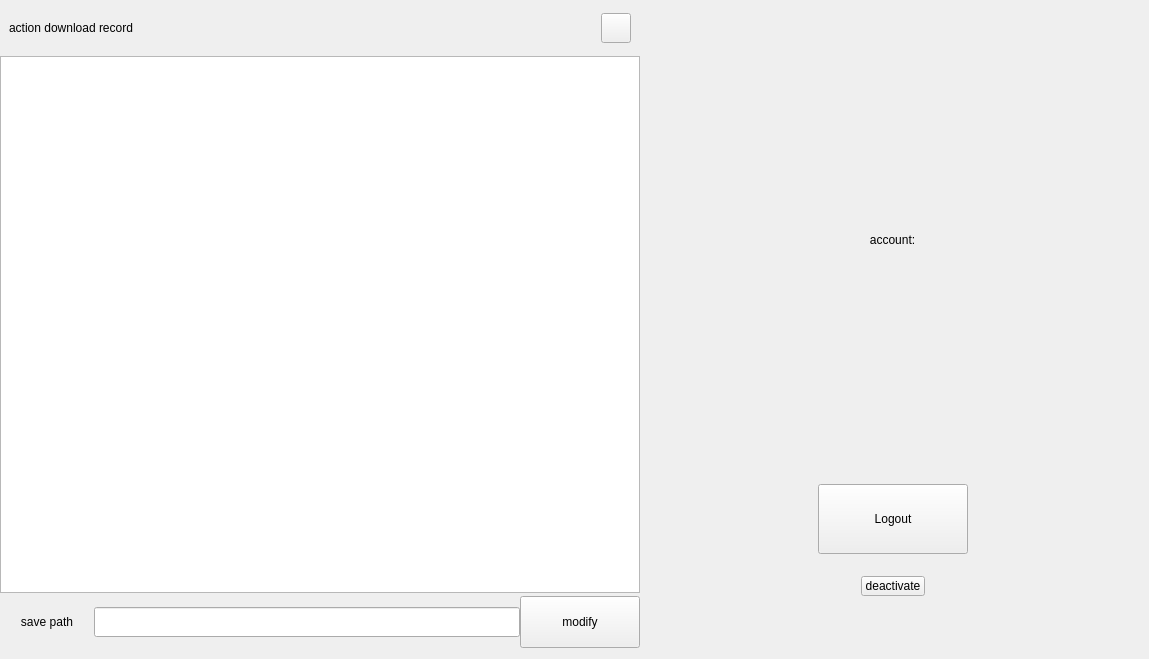
     <widget class="QWidget" name="loginSuccPage">
      <widget class="QWidget" name="downloadRecordContainer" native="true">
       <property name="geometry">
        <rect>
         <x>0</x>
         <y>0</y>
         <width>640</width>
         <height>650</height>
        </rect>
       </property>
       <property name="sizePolicy">
        <sizepolicy hsizetype="Fixed" vsizetype="Fixed">
         <horstretch>0</horstretch>
         <verstretch>0</verstretch>
        </sizepolicy>
       </property>
       <property name="minimumSize">
        <size>
         <width>640</width>
         <height>650</height>
        </size>
       </property>
       <property name="maximumSize">
        <size>
         <width>640</width>
         <height>650</height>
        </size>
       </property>
       <layout class="QVBoxLayout" name="downloadRecordContainerLayout">
        <property name="spacing">
         <number>0</number>
        </property>
        <property name="leftMargin">
         <number>0</number>
        </property>
        <property name="topMargin">
         <number>0</number>
        </property>
        <property name="rightMargin">
         <number>0</number>
        </property>
        <property name="bottomMargin">
         <number>0</number>
        </property>
        <item>
         <widget class="QWidget" name="downloadRecordTitle" native="true">
          <property name="sizePolicy">
           <sizepolicy hsizetype="Fixed" vsizetype="Fixed">
            <horstretch>0</horstretch>
            <verstretch>0</verstretch>
           </sizepolicy>
          </property>
          <property name="minimumSize">
           <size>
            <width>640</width>
            <height>56</height>
           </size>
          </property>
          <property name="maximumSize">
           <size>
            <width>640</width>
            <height>56</height>
           </size>
          </property>
          <layout class="QHBoxLayout" name="horizontalLayout">
           <item>
            <widget class="QLabel" name="downloadRecordTitleLbl">
             <property name="text">
              <string>action download record</string>
             </property>
            </widget>
           </item>
           <item>
            <spacer name="horizontalSpacer">
             <property name="orientation">
              <enum>Qt::Horizontal</enum>
             </property>
             <property name="sizeHint" stdset="0">
              <size>
               <width>40</width>
               <height>20</height>
              </size>
             </property>
            </spacer>
           </item>
           <item>
            <widget class="QPushButton" name="downloadRecordDelBtn">
             <property name="sizePolicy">
              <sizepolicy hsizetype="Fixed" vsizetype="Fixed">
               <horstretch>0</horstretch>
               <verstretch>0</verstretch>
              </sizepolicy>
             </property>
             <property name="minimumSize">
              <size>
               <width>30</width>
               <height>30</height>
              </size>
             </property>
             <property name="maximumSize">
              <size>
               <width>30</width>
               <height>30</height>
              </size>
             </property>
             <property name="focusPolicy">
              <enum>Qt::NoFocus</enum>
             </property>
             <property name="text">
              <string/>
             </property>
            </widget>
           </item>
          </layout>
         </widget>
        </item>
        <item>
         <widget class="QListWidget" name="actionDownloadHistoryListWidget">
          <property name="horizontalScrollBarPolicy">
           <enum>Qt::ScrollBarAlwaysOff</enum>
          </property>
         </widget>
        </item>
        <item>
         <widget class="QLabel" name="spacer">
          <property name="sizePolicy">
           <sizepolicy hsizetype="Preferred" vsizetype="Fixed">
            <horstretch>0</horstretch>
            <verstretch>0</verstretch>
           </sizepolicy>
          </property>
          <property name="minimumSize">
           <size>
            <width>0</width>
            <height>2</height>
           </size>
          </property>
          <property name="maximumSize">
           <size>
            <width>16777215</width>
            <height>2</height>
           </size>
          </property>
          <property name="text">
           <string/>
          </property>
         </widget>
        </item>
        <item>
         <widget class="QWidget" name="downloadRecordFoot" native="true">
          <property name="sizePolicy">
           <sizepolicy hsizetype="Fixed" vsizetype="Fixed">
            <horstretch>0</horstretch>
            <verstretch>0</verstretch>
           </sizepolicy>
          </property>
          <property name="minimumSize">
           <size>
            <width>640</width>
            <height>55</height>
           </size>
          </property>
          <property name="maximumSize">
           <size>
            <width>640</width>
            <height>55</height>
           </size>
          </property>
          <layout class="QHBoxLayout" name="horizontalLayout_2">
           <property name="spacing">
            <number>0</number>
           </property>
           <property name="leftMargin">
            <number>0</number>
           </property>
           <property name="topMargin">
            <number>0</number>
           </property>
           <property name="rightMargin">
            <number>0</number>
           </property>
           <property name="bottomMargin">
            <number>0</number>
           </property>
           <item>
            <widget class="QLabel" name="downloadPathLbl">
             <property name="sizePolicy">
              <sizepolicy hsizetype="Preferred" vsizetype="Fixed">
               <horstretch>0</horstretch>
               <verstretch>0</verstretch>
              </sizepolicy>
             </property>
             <property name="minimumSize">
              <size>
               <width>0</width>
               <height>16</height>
              </size>
             </property>
             <property name="maximumSize">
              <size>
               <width>16777215</width>
               <height>16</height>
              </size>
             </property>
             <property name="text">
              <string>save path</string>
             </property>
             <property name="alignment">
              <set>Qt::AlignCenter</set>
             </property>
            </widget>
           </item>
           <item>
            <widget class="QLineEdit" name="downloadPathModifyLineEdit">
             <property name="sizePolicy">
              <sizepolicy hsizetype="Fixed" vsizetype="Fixed">
               <horstretch>0</horstretch>
               <verstretch>0</verstretch>
              </sizepolicy>
             </property>
             <property name="minimumSize">
              <size>
               <width>426</width>
               <height>30</height>
              </size>
             </property>
             <property name="maximumSize">
              <size>
               <width>426</width>
               <height>30</height>
              </size>
             </property>
             <property name="readOnly">
              <bool>true</bool>
             </property>
            </widget>
           </item>
           <item>
            <widget class="QPushButton" name="downloadPathModifyBtn">
             <property name="sizePolicy">
              <sizepolicy hsizetype="Fixed" vsizetype="Fixed">
               <horstretch>0</horstretch>
               <verstretch>0</verstretch>
              </sizepolicy>
             </property>
             <property name="minimumSize">
              <size>
               <width>120</width>
               <height>52</height>
              </size>
             </property>
             <property name="maximumSize">
              <size>
               <width>120</width>
               <height>52</height>
              </size>
             </property>
             <property name="focusPolicy">
              <enum>Qt::NoFocus</enum>
             </property>
             <property name="text">
              <string>modify</string>
             </property>
            </widget>
           </item>
          </layout>
         </widget>
        </item>
       </layout>
      </widget>
      <widget class="QWidget" name="accountContainer" native="true">
       <property name="geometry">
        <rect>
         <x>645</x>
         <y>0</y>
         <width>495</width>
         <height>650</height>
        </rect>
       </property>
       <property name="sizePolicy">
        <sizepolicy hsizetype="Fixed" vsizetype="Fixed">
         <horstretch>0</horstretch>
         <verstretch>0</verstretch>
        </sizepolicy>
       </property>
       <property name="minimumSize">
        <size>
         <width>495</width>
         <height>650</height>
        </size>
       </property>
       <property name="maximumSize">
        <size>
         <width>495</width>
         <height>650</height>
        </size>
       </property>
       <layout class="QVBoxLayout" name="verticalLayout_2">
        <property name="spacing">
         <number>0</number>
        </property>
        <property name="leftMargin">
         <number>0</number>
        </property>
        <property name="topMargin">
         <number>0</number>
        </property>
        <property name="rightMargin">
         <number>0</number>
        </property>
        <property name="bottomMargin">
         <number>0</number>
        </property>
        <item>
         <widget class="QWidget" name="spacer_2" native="true">
          <property name="sizePolicy">
           <sizepolicy hsizetype="Fixed" vsizetype="Fixed">
            <horstretch>0</horstretch>
            <verstretch>0</verstretch>
           </sizepolicy>
          </property>
          <property name="minimumSize">
           <size>
            <width>495</width>
            <height>147</height>
           </size>
          </property>
          <property name="maximumSize">
           <size>
            <width>495</width>
            <height>147</height>
           </size>
          </property>
         </widget>
        </item>
        <item>
         <layout class="QHBoxLayout" name="horizontalLayout_3">
          <property name="spacing">
           <number>0</number>
          </property>
          <item>
           <spacer name="horizontalSpacer_2">
            <property name="orientation">
             <enum>Qt::Horizontal</enum>
            </property>
            <property name="sizeHint" stdset="0">
             <size>
              <width>40</width>
              <height>20</height>
             </size>
            </property>
           </spacer>
          </item>
          <item>
           <widget class="QLabel" name="customerImage">
            <property name="sizePolicy">
             <sizepolicy hsizetype="Fixed" vsizetype="Preferred">
              <horstretch>0</horstretch>
              <verstretch>0</verstretch>
             </sizepolicy>
            </property>
            <property name="minimumSize">
             <size>
              <width>70</width>
              <height>70</height>
             </size>
            </property>
            <property name="maximumSize">
             <size>
              <width>70</width>
              <height>70</height>
             </size>
            </property>
            <property name="text">
             <string/>
            </property>
           </widget>
          </item>
          <item>
           <spacer name="horizontalSpacer_3">
            <property name="orientation">
             <enum>Qt::Horizontal</enum>
            </property>
            <property name="sizeHint" stdset="0">
             <size>
              <width>40</width>
              <height>20</height>
             </size>
            </property>
           </spacer>
          </item>
         </layout>
        </item>
        <item>
         <widget class="QWidget" name="spacer_3" native="true">
          <property name="sizePolicy">
           <sizepolicy hsizetype="Fixed" vsizetype="Fixed">
            <horstretch>0</horstretch>
            <verstretch>0</verstretch>
           </sizepolicy>
          </property>
          <property name="minimumSize">
           <size>
            <width>495</width>
            <height>15</height>
           </size>
          </property>
          <property name="maximumSize">
           <size>
            <width>495</width>
            <height>15</height>
           </size>
          </property>
         </widget>
        </item>
        <item>
         <widget class="QLabel" name="accountLbl">
          <property name="sizePolicy">
           <sizepolicy hsizetype="Expanding" vsizetype="Fixed">
            <horstretch>0</horstretch>
            <verstretch>0</verstretch>
           </sizepolicy>
          </property>
          <property name="minimumSize">
           <size>
            <width>495</width>
            <height>16</height>
           </size>
          </property>
          <property name="maximumSize">
           <size>
            <width>495</width>
            <height>16</height>
           </size>
          </property>
          <property name="lineWidth">
           <number>0</number>
          </property>
          <property name="text">
           <string>account:</string>
          </property>
          <property name="alignment">
           <set>Qt::AlignCenter</set>
          </property>
         </widget>
        </item>
        <item>
         <spacer name="verticalSpacer">
          <property name="orientation">
           <enum>Qt::Vertical</enum>
          </property>
          <property name="sizeHint" stdset="0">
           <size>
            <width>20</width>
            <height>227</height>
           </size>
          </property>
         </spacer>
        </item>
        <item>
         <layout class="QHBoxLayout" name="horizontalLayout_5">
          <property name="spacing">
           <number>0</number>
          </property>
          <item>
           <spacer name="horizontalSpacer_6">
            <property name="orientation">
             <enum>Qt::Horizontal</enum>
            </property>
            <property name="sizeHint" stdset="0">
             <size>
              <width>40</width>
              <height>20</height>
             </size>
            </property>
           </spacer>
          </item>
          <item>
           <widget class="QPushButton" name="logoutBtn">
            <property name="sizePolicy">
             <sizepolicy hsizetype="Fixed" vsizetype="Fixed">
              <horstretch>0</horstretch>
              <verstretch>0</verstretch>
             </sizepolicy>
            </property>
            <property name="minimumSize">
             <size>
              <width>150</width>
              <height>70</height>
             </size>
            </property>
            <property name="maximumSize">
             <size>
              <width>150</width>
              <height>70</height>
             </size>
            </property>
            <property name="focusPolicy">
             <enum>Qt::NoFocus</enum>
            </property>
            <property name="text">
             <string>Logout</string>
            </property>
           </widget>
          </item>
          <item>
           <spacer name="horizontalSpacer_7">
            <property name="orientation">
             <enum>Qt::Horizontal</enum>
            </property>
            <property name="sizeHint" stdset="0">
             <size>
              <width>40</width>
              <height>20</height>
             </size>
            </property>
           </spacer>
          </item>
         </layout>
        </item>
        <item>
         <widget class="QWidget" name="widget" native="true">
          <property name="sizePolicy">
           <sizepolicy hsizetype="Fixed" vsizetype="Fixed">
            <horstretch>0</horstretch>
            <verstretch>0</verstretch>
           </sizepolicy>
          </property>
          <property name="minimumSize">
           <size>
            <width>495</width>
            <height>22</height>
           </size>
          </property>
          <property name="maximumSize">
           <size>
            <width>495</width>
            <height>22</height>
           </size>
          </property>
         </widget>
        </item>
        <item>
         <layout class="QHBoxLayout" name="horizontalLayout_4">
          <property name="spacing">
           <number>0</number>
          </property>
          <item>
           <spacer name="horizontalSpacer_4">
            <property name="orientation">
             <enum>Qt::Horizontal</enum>
            </property>
            <property name="sizeHint" stdset="0">
             <size>
              <width>40</width>
              <height>20</height>
             </size>
            </property>
           </spacer>
          </item>
          <item>
           <widget class="QPushButton" name="deactivate">
            <property name="sizePolicy">
             <sizepolicy hsizetype="Preferred" vsizetype="Fixed">
              <horstretch>0</horstretch>
              <verstretch>0</verstretch>
             </sizepolicy>
            </property>
            <property name="minimumSize">
             <size>
              <width>64</width>
              <height>20</height>
             </size>
            </property>
            <property name="maximumSize">
             <size>
              <width>64</width>
              <height>20</height>
             </size>
            </property>
            <property name="focusPolicy">
             <enum>Qt::NoFocus</enum>
            </property>
            <property name="text">
             <string>deactivate</string>
            </property>
           </widget>
          </item>
          <item>
           <spacer name="horizontalSpacer_5">
            <property name="orientation">
             <enum>Qt::Horizontal</enum>
            </property>
            <property name="sizeHint" stdset="0">
             <size>
              <width>40</width>
              <height>20</height>
             </size>
            </property>
           </spacer>
          </item>
         </layout>
        </item>
        <item>
         <widget class="QWidget" name="widget_2" native="true">
          <property name="sizePolicy">
           <sizepolicy hsizetype="Fixed" vsizetype="Fixed">
            <horstretch>0</horstretch>
            <verstretch>0</verstretch>
           </sizepolicy>
          </property>
          <property name="minimumSize">
           <size>
            <width>495</width>
            <height>54</height>
           </size>
          </property>
          <property name="maximumSize">
           <size>
            <width>495</width>
            <height>54</height>
           </size>
          </property>
         </widget>
        </item>
       </layout>
       <zorder>accountLbl</zorder>
       <zorder>spacer_2</zorder>
       <zorder>spacer_3</zorder>
       <zorder>widget_2</zorder>
       <zorder>widget</zorder>
       <zorder>verticalSpacer</zorder>
      </widget>
     </widget>
